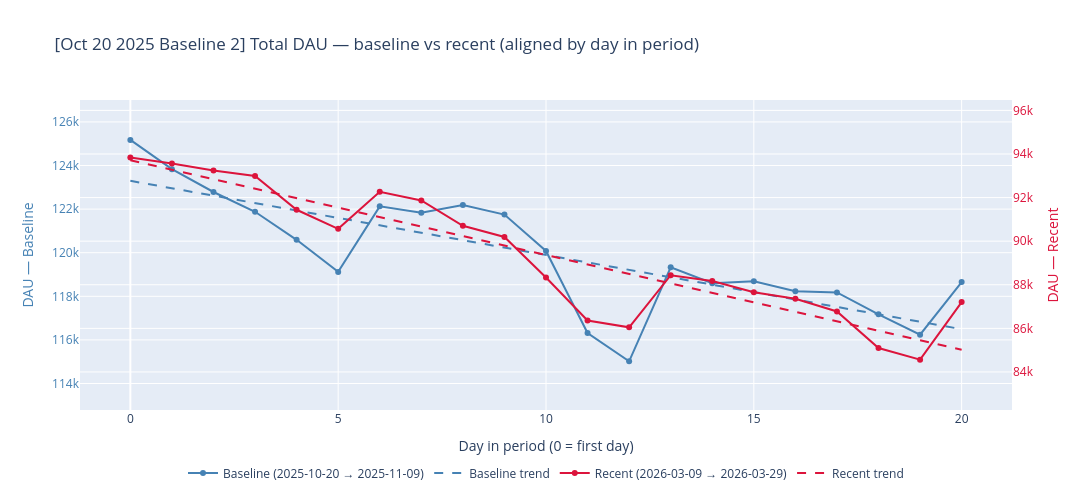

The cell this chart's notebook holds for it:
### Code cell
# Baseline 2 anchor: week of Oct 20 2025 — shift to match recent_start's day of week
b2_anchor = pd.Timestamp('2025-10-20')
b2_start = b2_anchor + pd.Timedelta(days=(dow - b2_anchor.dayofweek) % 7)
b2_end = b2_start + pd.Timedelta(days=20)

analyze_dau_drop(
    cohort_data=cohort_data_capped,
    total_by_dt=total_by_dt_capped,
    baseline_start=b2_start.strftime('%Y-%m-%d'),
    baseline_end=b2_end.strftime('%Y-%m-%d'),
    recent_start=recent_start.strftime('%Y-%m-%d'),
    recent_end=recent_end.strftime('%Y-%m-%d'),
    label=f'{b2_start.strftime("%b %d %Y")} Baseline 2',
)

### Figure 1 — Plotly figure (JSON) as saved in the notebook; plotly's stock layout.template omitted (floating-point values rounded to 4 significant figures)
{"data": [{"customdata": [["2025-10-20", "Monday"], ["2025-10-21", "Tuesday"], ["2025-10-22", "Wednesday"], ["2025-10-23", "Thursday"], ["2025-10-24", "Friday"], ["2025-10-25", "Saturday"], ["2025-10-26", "Sunday"], ["2025-10-27", "Monday"], ["2025-10-28", "Tuesday"], ["2025-10-29", "Wednesday"], ["2025-10-30", "Thursday"], ["2025-10-31", "Friday"], ["2025-11-01", "Saturday"], ["2025-11-02", "Sunday"], ["2025-11-03", "Monday"], ["2025-11-04", "Tuesday"], ["2025-11-05", "Wednesday"], ["2025-11-06", "Thursday"], ["2025-11-07", "Friday"], ["2025-11-08", "Saturday"], ["2025-11-09", "Sunday"]], "hovertemplate": "Day %{x}<br>Date: %{customdata[0]}<br>%{customdata[1]}<br>DAU: %{y:,.0f}<extra></extra>", "line": {"color": "steelblue"}, "mode": "lines+markers", "name": "Baseline (2025-10-20 → 2025-11-09)", "type": "scatter", "x": [0, 1, 2, 3, 4, 5, 6, 7, 8, 9, 10, 11, 12, 13, 14, 15, 16, 17, 18, 19, 20], "y": [125174, 123834, 122785, 121877, 120591, 119120, 122127, 121830, 122189, 121748, 120080, 116315, 115016, 119334, 118603, 118689, 118237, 118177, 117175, 116242, 118651], "yaxis": "y"}, {"hoverinfo": "skip", "line": {"color": "steelblue", "dash": "dash", "width": 2}, "mode": "lines", "name": "Baseline trend", "type": "scatter", "x": [0, 1, 2, 3, 4, 5, 6, 7, 8, 9, 10, 11, 12, 13, 14, 15, 16, 17, 18, 19, 20], "y": [123300.0, 123000.0, 122600.0, 122300.0, 121900.0, 121600.0, 121300.0, 120900.0, 120600.0, 120200.0, 119900.0, 119600.0, 119200.0, 118900.0, 118500.0, 118200.0, 117900.0, 117500.0, 117200.0, 116800.0, 116500.0], "yaxis": "y"}, {"customdata": [["2026-03-09", "Monday"], ["2026-03-10", "Tuesday"], ["2026-03-11", "Wednesday"], ["2026-03-12", "Thursday"], ["2026-03-13", "Friday"], ["2026-03-14", "Saturday"], ["2026-03-15", "Sunday"], ["2026-03-16", "Monday"], ["2026-03-17", "Tuesday"], ["2026-03-18", "Wednesday"], ["2026-03-19", "Thursday"], ["2026-03-20", "Friday"], ["2026-03-21", "Saturday"], ["2026-03-22", "Sunday"], ["2026-03-23", "Monday"], ["2026-03-24", "Tuesday"], ["2026-03-25", "Wednesday"], ["2026-03-26", "Thursday"], ["2026-03-27", "Friday"], ["2026-03-28", "Saturday"], ["2026-03-29", "Sunday"]], "hovertemplate": "Day %{x}<br>Date: %{customdata[0]}<br>%{customdata[1]}<br>DAU: %{y:,.0f}<extra></extra>", "line": {"color": "crimson"}, "mode": "lines+markers", "name": "Recent (2026-03-09 → 2026-03-29)", "type": "scatter", "x": [0, 1, 2, 3, 4, 5, 6, 7, 8, 9, 10, 11, 12, 13, 14, 15, 16, 17, 18, 19, 20], "y": [93838, 93566, 93237, 92988, 91440, 90566, 92266, 91869, 90707, 90192, 88330, 86359, 86048, 88438, 88174, 87659, 87357, 86775, 85100, 84566, 87205], "yaxis": "y2"}, {"hoverinfo": "skip", "line": {"color": "crimson", "dash": "dash", "width": 2}, "mode": "lines", "name": "Recent trend", "type": "scatter", "x": [0, 1, 2, 3, 4, 5, 6, 7, 8, 9, 10, 11, 12, 13, 14, 15, 16, 17, 18, 19, 20], "y": [93710.0, 93280.0, 92840.0, 92410.0, 91970.0, 91540.0, 91100.0, 90670.0, 90240.0, 89800.0, 89370.0, 88930.0, 88500.0, 88060.0, 87630.0, 87190.0, 86760.0, 86320.0, 85890.0, 85450.0, 85020.0], "yaxis": "y2"}], "layout": {"height": 500, "legend": {"orientation": "h", "x": 0.5, "xanchor": "center", "y": -0.25, "yanchor": "bottom"}, "title": {"text": "[Oct 20 2025 Baseline 2] Total DAU — baseline vs recent (aligned by day in period)"}, "width": 1100, "xaxis": {"title": {"text": "Day in period (0 = first day)"}}, "yaxis": {"color": "steelblue", "range": [112800.0, 127000.0], "title": {"text": "DAU — Baseline"}}, "yaxis2": {"color": "crimson", "overlaying": "y", "range": [82260.0, 96480.0], "side": "right", "title": {"text": "DAU — Recent"}}}}
